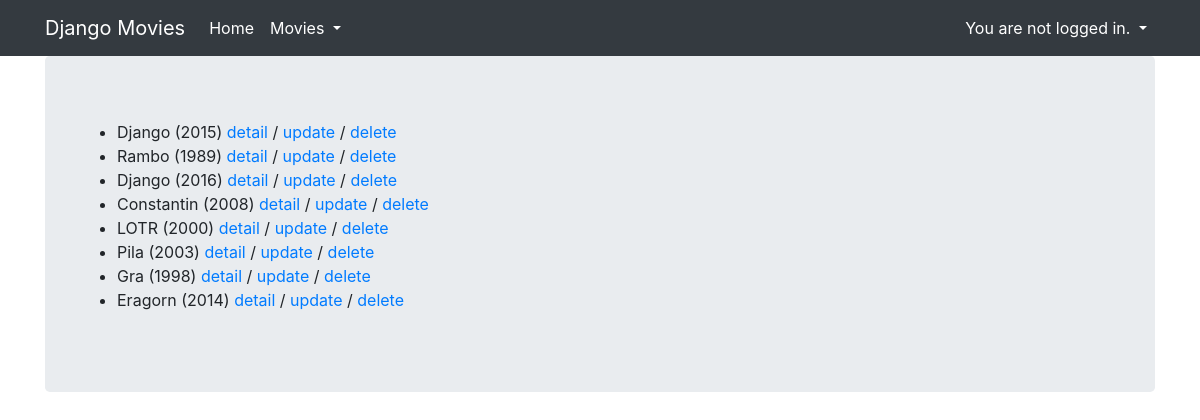
/core/movie/list, run on an earlier commit of the app's database.
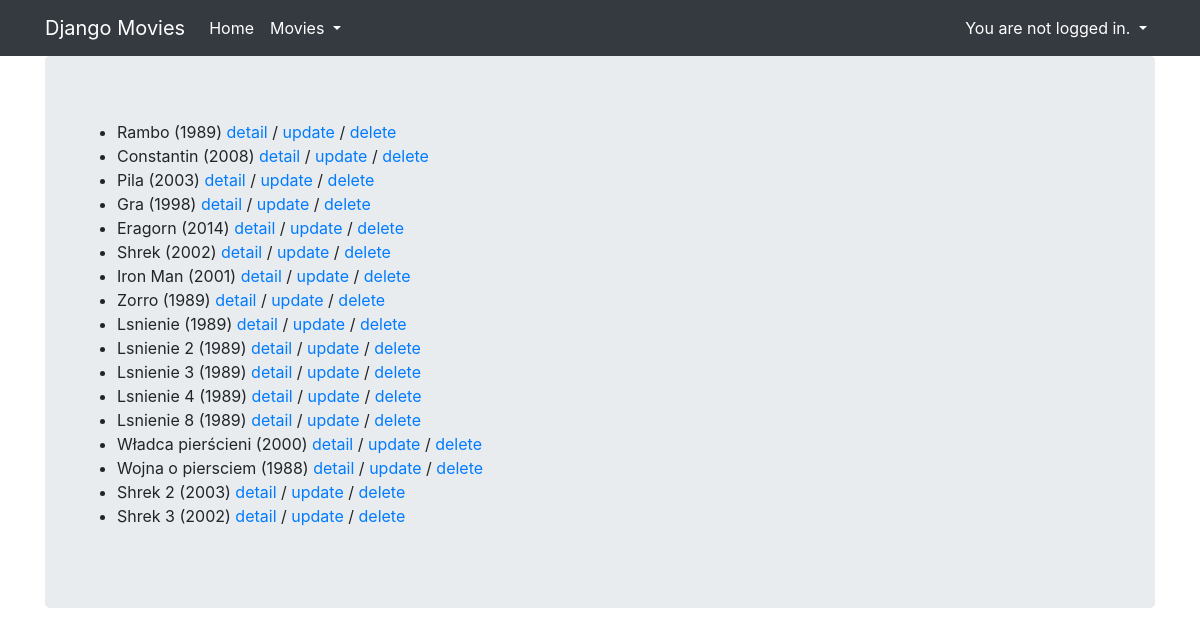
And on a later commit of the database.
### core/models.py (models this page shows, shortened)
class Movie(models.Model):
    title = models.CharField(max_length=100)
    rating = models.IntegerField(
        null=True, validators=[MaxValueValidator(10), MinValueValidator(1)]
    )
    released = models.DateField(null=True)
    description = models.TextField(null=True, blank=True)
    created = models.DateTimeField(auto_now_add=True)
    genre = models.ForeignKey(Genre, null=True, on_delete=models.SET_NULL)
    director = models.ForeignKey(Director, null=True, on_delete=models.SET_NULL)
    countries = models.ManyToManyField(Country, related_name='movies')
    class Meta:
        unique_together = ('title', 'released', 'director')

### core/views.py (the view)
# urls.py: path('movie/list', MovieListView.as_view(), name='movie_list'),
class MovieListView(ListView):   # <- zadanie domowe, user widzi tylko filmy dodane przez siebie (zrobic to w widoku, scope persmision)
    template_name = 'movie_list.html'
    model = Movie

### core/templatetags/movie_extras.py (called while the page is built)
@register.simple_tag()
def movie_format(movie, short=False):
    if short:
        return f'{movie.title} ({movie.released.year})'
    return f'{movie.title} ({movie.released.year}) - {movie.genre}'

### core/templates/movie_list.html
{% extends "base.html" %}
{% load movie_extras %}
{% block content %}
  <ul>
    {% for movie in object_list %}
      <li>
        {% movie_format movie short=True %}
        <a href="{% url 'core:movie_detail' movie.pk %}">detail</a> /
        <a href="{% url 'core:movie_update' movie.pk %}">update</a> /
        <a href="{% url 'core:movie_delete' movie.pk %}">delete</a>
      </li>
    {% endfor %}
  </ul>
{% endblock %}

What changed in the data, as far as the page shows it:
removed Movie: title+released "Django (2015)"
removed Movie: title+released "Django (2016)"
removed Movie: title+released "LOTR (2000)"
added Movie: title+released "Shrek (2002)"
added Movie: title+released "Iron Man (2001)"
added Movie: title+released "Zorro (1989)"
added Movie: title+released "Lsnienie (1989)"
added Movie: title+released "Lsnienie 2 (1989)"
added Movie: title+released "Lsnienie 3 (1989)"
added Movie: title+released "Lsnienie 4 (1989)"
added Movie: title+released "Lsnienie 8 (1989)"
added Movie: title+released "Władca pierścieni (2000)"
added Movie: title+released "Wojna o piersciem (1988)"
added Movie: title+released "Shrek 2 (2003)"
added Movie: title+released "Shrek 3 (2002)"
